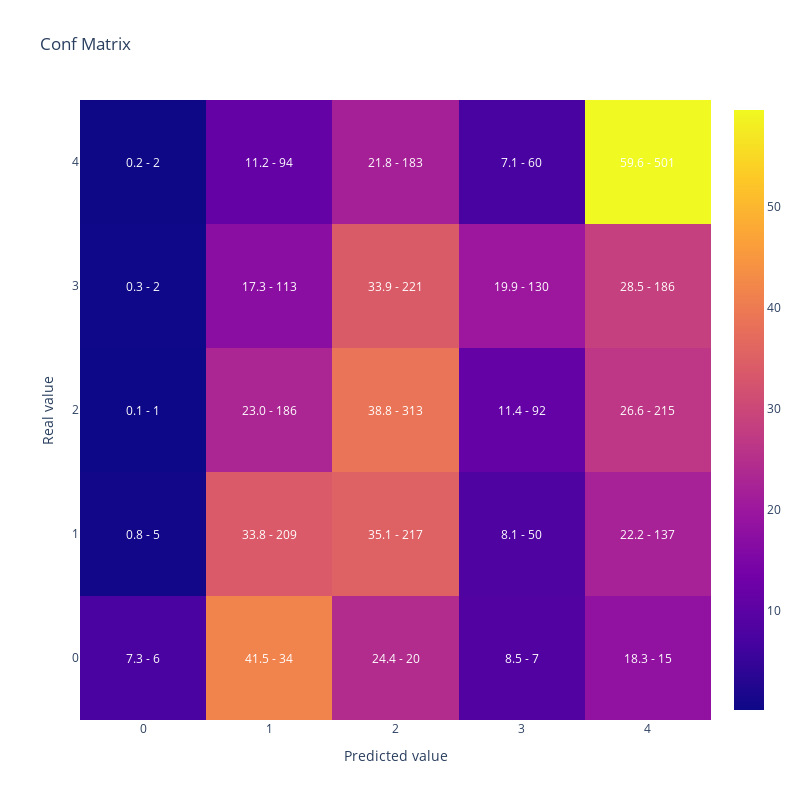

The notebook cell saved with this chart:
### Code cell
#Muestro la matriz de confusión
display(plot_confusion_matrix(y_test,y_pred))

### Figure 1 — Plotly figure (JSON) as saved in the notebook; plotly's stock layout.template omitted (floating-point values rounded to 4 significant figures)
{"data": [{"type": "heatmap", "x": [0, 1, 2, 3, 4], "y": [0, 1, 2, 3, 4], "z": [[7.317, 41.46, 24.39, 8.537, 18.29], [0.8091, 33.82, 35.11, 8.091, 22.17], [0.1239, 23.05, 38.79, 11.4, 26.64], [0.3067, 17.33, 33.9, 19.94, 28.53], [0.2381, 11.19, 21.79, 7.143, 59.64]]}], "layout": {"annotations": [{"font": {"color": "white"}, "showarrow": false, "text": "7.3 - 6", "x": 0, "xref": "x", "y": 0, "yref": "y"}, {"font": {"color": "white"}, "showarrow": false, "text": "41.5 - 34", "x": 1, "xref": "x", "y": 0, "yref": "y"}, {"font": {"color": "white"}, "showarrow": false, "text": "24.4 - 20", "x": 2, "xref": "x", "y": 0, "yref": "y"}, {"font": {"color": "white"}, "showarrow": false, "text": "8.5 - 7", "x": 3, "xref": "x", "y": 0, "yref": "y"}, {"font": {"color": "white"}, "showarrow": false, "text": "18.3 - 15", "x": 4, "xref": "x", "y": 0, "yref": "y"}, {"font": {"color": "white"}, "showarrow": false, "text": "0.8 - 5", "x": 0, "xref": "x", "y": 1, "yref": "y"}, {"font": {"color": "white"}, "showarrow": false, "text": "33.8 - 209", "x": 1, "xref": "x", "y": 1, "yref": "y"}, {"font": {"color": "white"}, "showarrow": false, "text": "35.1 - 217", "x": 2, "xref": "x", "y": 1, "yref": "y"}, {"font": {"color": "white"}, "showarrow": false, "text": "8.1 - 50", "x": 3, "xref": "x", "y": 1, "yref": "y"}, {"font": {"color": "white"}, "showarrow": false, "text": "22.2 - 137", "x": 4, "xref": "x", "y": 1, "yref": "y"}, {"font": {"color": "white"}, "showarrow": false, "text": "0.1 - 1", "x": 0, "xref": "x", "y": 2, "yref": "y"}, {"font": {"color": "white"}, "showarrow": false, "text": "23.0 - 186", "x": 1, "xref": "x", "y": 2, "yref": "y"}, {"font": {"color": "white"}, "showarrow": false, "text": "38.8 - 313", "x": 2, "xref": "x", "y": 2, "yref": "y"}, {"font": {"color": "white"}, "showarrow": false, "text": "11.4 - 92", "x": 3, "xref": "x", "y": 2, "yref": "y"}, {"font": {"color": "white"}, "showarrow": false, "text": "26.6 - 215", "x": 4, "xref": "x", "y": 2, "yref": "y"}, {"font": {"color": "white"}, "showarrow": false, "text": "0.3 - 2", "x": 0, "xref": "x", "y": 3, "yref": "y"}, {"font": {"color": "white"}, "showarrow": false, "text": "17.3 - 113", "x": 1, "xref": "x", "y": 3, "yref": "y"}, {"font": {"color": "white"}, "showarrow": false, "text": "33.9 - 221", "x": 2, "xref": "x", "y": 3, "yref": "y"}, {"font": {"color": "white"}, "showarrow": false, "text": "19.9 - 130", "x": 3, "xref": "x", "y": 3, "yref": "y"}, {"font": {"color": "white"}, "showarrow": false, "text": "28.5 - 186", "x": 4, "xref": "x", "y": 3, "yref": "y"}, {"font": {"color": "white"}, "showarrow": false, "text": "0.2 - 2", "x": 0, "xref": "x", "y": 4, "yref": "y"}, {"font": {"color": "white"}, "showarrow": false, "text": "11.2 - 94", "x": 1, "xref": "x", "y": 4, "yref": "y"}, {"font": {"color": "white"}, "showarrow": false, "text": "21.8 - 183", "x": 2, "xref": "x", "y": 4, "yref": "y"}, {"font": {"color": "white"}, "showarrow": false, "text": "7.1 - 60", "x": 3, "xref": "x", "y": 4, "yref": "y"}, {"font": {"color": "white"}, "showarrow": false, "text": "59.6 - 501", "x": 4, "xref": "x", "y": 4, "yref": "y"}], "height": 800, "title": {"text": "Conf Matrix"}, "width": 800, "xaxis": {"title": {"text": "Predicted value"}}, "yaxis": {"title": {"text": "Real value"}}}}
